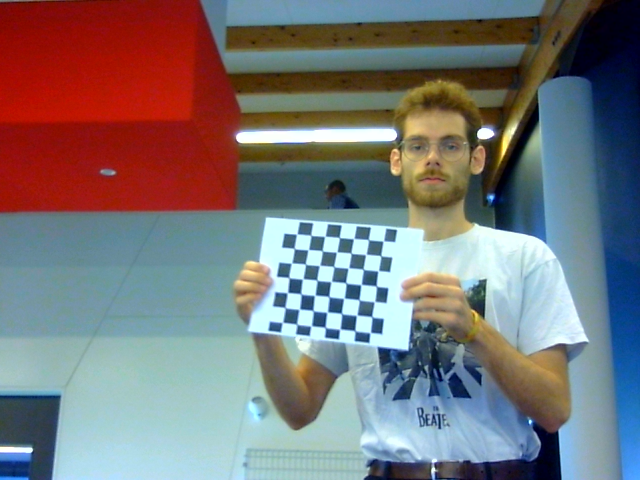
#> input picture chessboard-R0.png, 640 x 480 px
$ python Main_Stereo_Vision_Prog.py   (older library calls are emulated)
#> lines starting #> are read from the running program, lines starting #| are printed output that depends on the picture
###################################
##### Authors:                #####
##### Stephane Vujasinovic    #####
##### Frederic Uhrweiller     #####
#####                         #####
##### Creation: 2017          #####
###################################


# Package importation
import numpy as np
import cv2
import open3d as o3d
from openpyxl import Workbook # Used for writing data into an Excel file
from sklearn.preprocessing import normalize
import matplotlib.pyplot as plt

# Filtering
kernel= np.ones((3,3),np.uint8)

# [56 lines left out: function coords_mouse_disp, not called in this run]
        # [15 lines of commented-out code are left out]
wb=Workbook()
ws=wb.active

#*************************************************
#***** Parameters for Distortion Calibration *****
#*************************************************

# Termination criteria
criteria =(cv2.TERM_CRITERIA_EPS + cv2.TERM_CRITERIA_MAX_ITER, 30, 0.001)
criteria_stereo= (cv2.TERM_CRITERIA_EPS + cv2.TERM_CRITERIA_MAX_ITER, 30, 0.001)

# Prepare object points
objp = np.zeros((7*7,3), np.float32)
objp[:,:2] = np.mgrid[0:7,0:7].T.reshape(-1,2)

# Arrays to store object points and image points from all images
objpoints= []   # 3d points in real world space
imgpointsR= []   # 2d points in image plane
imgpointsL= []

# Start calibration from the camera
print('Starting calibration for the 2 cameras... ')
# Call all saved images
for i in range(0,62):   # Put the amount of pictures you have taken for the calibration inbetween range(0,?) wenn starting from the image number 0
    t= str(i)
    ChessImaR= cv2.imread('chessboard-R'+t+'.png',0)    # Right side
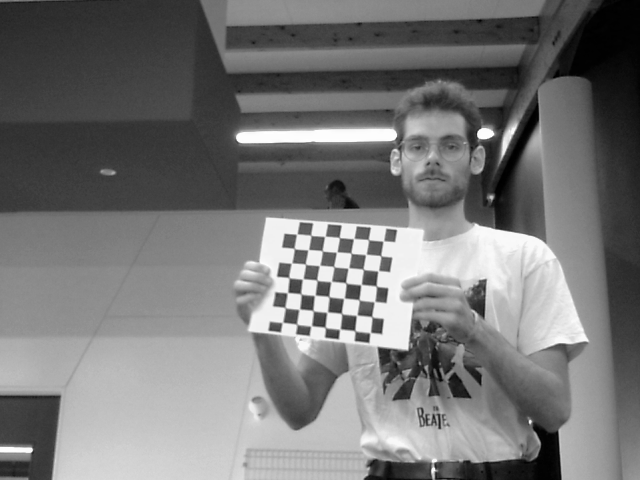
#> ChessImaR: shape (480, 640); min 0, max 255, mean 118.5
    ChessImaL= cv2.imread('chessboard-L'+t+'.png',0)    # Left side
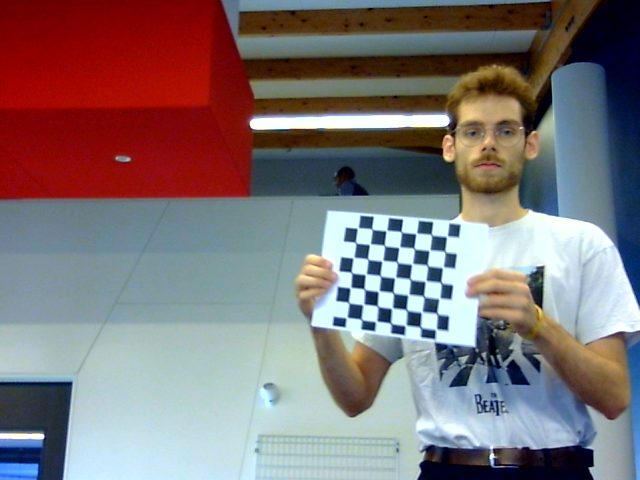
#> input picture chessboard-L0.png, 640 x 480 px
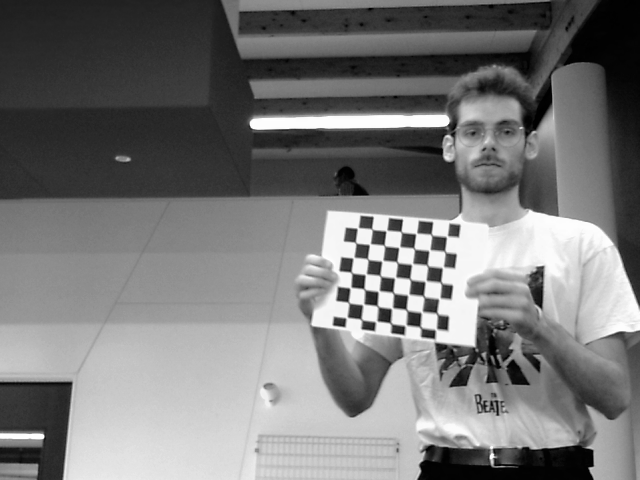
#> ChessImaL: shape (480, 640); min 0, max 255, mean 119.6
    retR, cornersR = cv2.findChessboardCorners(ChessImaR,(7,7),None)  # Define the number of chees corners we are looking for
#> retR = True; cornersR = 49 rows, first 8: [296.6, 234.2], [310.8, 235.3], [324.8, 236.4], [339.3, 237.5], [353.5, 238.7], [368.3, 239.5], [383.2, 241.1], [294.2, 248.4]
    retL, cornersL = cv2.findChessboardCorners(ChessImaL,(7,7),None)  # Left side
#> retL = True; cornersL = 49 rows, first 8: [357.3, 228.3], [371.8, 229.1], [386.1, 230.8], [401.1, 231.6], [415.8, 233.7], [431.3, 234.4], [446.4, 236.7], [355.5, 242.5]
    if (True == retR) & (True == retL):
        objpoints.append(objp)
        cv2.cornerSubPix(ChessImaR,cornersR,(11,11),(-1,-1),criteria)
        cv2.cornerSubPix(ChessImaL,cornersL,(11,11),(-1,-1),criteria)
        imgpointsR.append(cornersR)
        imgpointsL.append(cornersL)
#> pass 2 of the loop `for i in range(0,62):`:
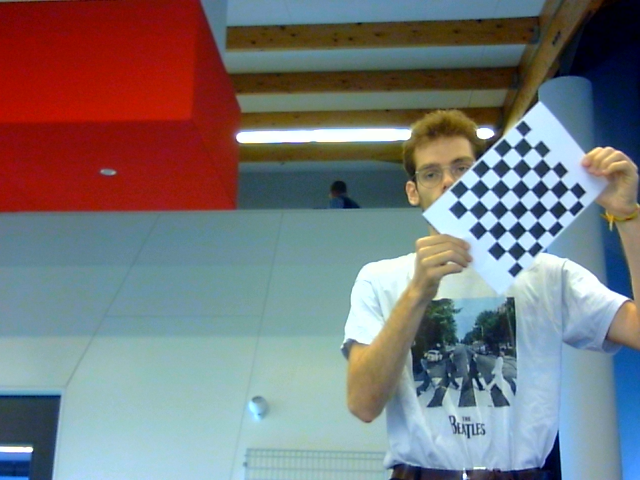
#> input picture chessboard-R1.png, 640 x 480 px
#> `ChessImaR= cv2.imread('chessboard-R'+t+'.png',0)`:
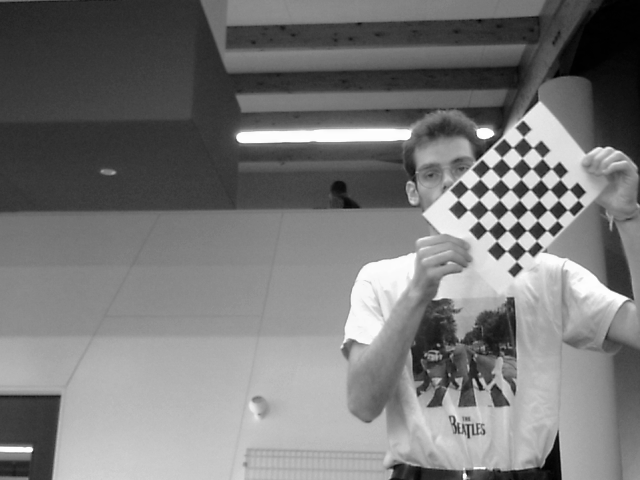
#> ChessImaR: shape (480, 640); min 0, max 255, mean 120.4
#> cornersR = 49 rows, first 8: [523.3, 137], [532.4, 147.5], [542.3, 158.2], [550.9, 168.5], [560, 179], [568.8, 189.3], [578.2, 199.6], [512.4, 147.4]
#> (the run stopped early here; a loop or call above may not have finished)
